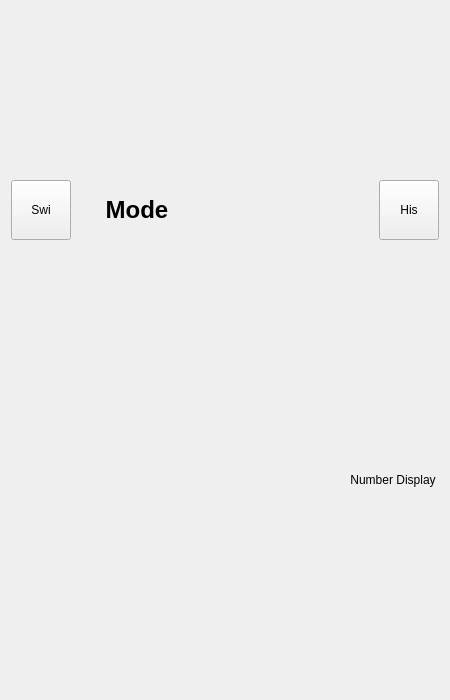
<?xml version="1.0" encoding="UTF-8"?>
<ui version="4.0">
 <class>DualModeCalculatorClass</class>
 <widget class="QMainWindow" name="DualModeCalculatorClass">
  <property name="geometry">
   <rect>
    <x>0</x>
    <y>0</y>
    <width>450</width>
    <height>700</height>
   </rect>
  </property>
  <property name="minimumSize">
   <size>
    <width>450</width>
    <height>700</height>
   </size>
  </property>
  <property name="windowTitle">
   <string>DualModeCalculator</string>
  </property>
  <widget class="QWidget" name="centralWidget">
   <layout class="QVBoxLayout" name="verticalLayout_3" stretch="0,2,8">
    <item>
     <layout class="QHBoxLayout" name="topStableBarLayout">
      <item>
       <widget class="QToolButton" name="buttonSwitvhMode">
        <property name="minimumSize">
         <size>
          <width>60</width>
          <height>60</height>
         </size>
        </property>
        <property name="text">
         <string>Swi</string>
        </property>
       </widget>
      </item>
      <item>
       <widget class="QLabel" name="labelMode">
        <property name="sizePolicy">
         <sizepolicy hsizetype="Fixed" vsizetype="Fixed">
          <horstretch>0</horstretch>
          <verstretch>0</verstretch>
         </sizepolicy>
        </property>
        <property name="minimumSize">
         <size>
          <width>120</width>
          <height>60</height>
         </size>
        </property>
        <property name="font">
         <font>
          <pointsize>18</pointsize>
          <weight>75</weight>
          <bold>true</bold>
         </font>
        </property>
        <property name="text">
         <string>Mode</string>
        </property>
        <property name="alignment">
         <set>Qt::AlignCenter</set>
        </property>
       </widget>
      </item>
      <item>
       <spacer name="horizontalSpacer_Top">
        <property name="orientation">
         <enum>Qt::Horizontal</enum>
        </property>
        <property name="sizeHint" stdset="0">
         <size>
          <width>40</width>
          <height>20</height>
         </size>
        </property>
       </spacer>
      </item>
      <item>
       <widget class="QToolButton" name="buttonDisplayHistory">
        <property name="sizePolicy">
         <sizepolicy hsizetype="Fixed" vsizetype="Fixed">
          <horstretch>0</horstretch>
          <verstretch>0</verstretch>
         </sizepolicy>
        </property>
        <property name="minimumSize">
         <size>
          <width>60</width>
          <height>60</height>
         </size>
        </property>
        <property name="text">
         <string>His</string>
        </property>
        <property name="shortcut">
         <string>H</string>
        </property>
       </widget>
      </item>
     </layout>
    </item>
    <item>
     <layout class="QVBoxLayout" name="verticalLayout_2">
      <item>
       <spacer name="verticalSpacer">
        <property name="orientation">
         <enum>Qt::Vertical</enum>
        </property>
        <property name="sizeType">
         <enum>QSizePolicy::Fixed</enum>
        </property>
        <property name="sizeHint" stdset="0">
         <size>
          <width>20</width>
          <height>25</height>
         </size>
        </property>
       </spacer>
      </item>
      <item>
       <layout class="QHBoxLayout" name="horizontalLayout" stretch="1">
        <item>
         <widget class="QLabel" name="labelNumberDisplay">
          <property name="sizePolicy">
           <sizepolicy hsizetype="MinimumExpanding" vsizetype="Fixed">
            <horstretch>0</horstretch>
            <verstretch>0</verstretch>
           </sizepolicy>
          </property>
          <property name="minimumSize">
           <size>
            <width>240</width>
            <height>80</height>
           </size>
          </property>
          <property name="text">
           <string>Number Display </string>
          </property>
          <property name="alignment">
           <set>Qt::AlignRight|Qt::AlignTrailing|Qt::AlignVCenter</set>
          </property>
         </widget>
        </item>
       </layout>
      </item>
     </layout>
    </item>
    <item>
     <layout class="QVBoxLayout" name="mainWidget"/>
    </item>
   </layout>
  </widget>
 </widget>
 <layoutdefault spacing="6" margin="11"/>
 <resources>
  <include location="DualModeCalculator.qrc"/>
 </resources>
 <connections/>
</ui>
